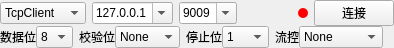
<?xml version="1.0" encoding="UTF-8"?>
<ui version="4.0">
 <class>VConnect</class>
 <widget class="QFrame" name="VConnect">
  <property name="geometry">
   <rect>
    <x>0</x>
    <y>0</y>
    <width>394</width>
    <height>48</height>
   </rect>
  </property>
  <property name="windowTitle">
   <string>Form</string>
  </property>
  <layout class="QVBoxLayout" name="verticalLayout">
   <property name="spacing">
    <number>0</number>
   </property>
   <property name="leftMargin">
    <number>0</number>
   </property>
   <property name="topMargin">
    <number>0</number>
   </property>
   <property name="rightMargin">
    <number>0</number>
   </property>
   <property name="bottomMargin">
    <number>0</number>
   </property>
   <item>
    <layout class="QHBoxLayout" name="horizontalLayout">
     <property name="spacing">
      <number>6</number>
     </property>
     <item>
      <widget class="QComboBox" name="comboBox_protocal">
       <item>
        <property name="text">
         <string>TcpClient</string>
        </property>
       </item>
       <item>
        <property name="text">
         <string>TcpServer</string>
        </property>
       </item>
       <item>
        <property name="text">
         <string>Udp</string>
        </property>
       </item>
       <item>
        <property name="text">
         <string>Serial</string>
        </property>
       </item>
      </widget>
     </item>
     <item>
      <widget class="QComboBox" name="comboBox_ip_or_baudrate">
       <property name="toolTip">
        <string> 填入服务器IP</string>
       </property>
       <property name="toolTipDuration">
        <number>1000</number>
       </property>
       <property name="statusTip">
        <string> 填入服务器IP</string>
       </property>
       <property name="editable">
        <bool>true</bool>
       </property>
       <property name="iconSize">
        <size>
         <width>16</width>
         <height>16</height>
        </size>
       </property>
       <property name="duplicatesEnabled">
        <bool>false</bool>
       </property>
       <item>
        <property name="text">
         <string>127.0.0.1</string>
        </property>
       </item>
      </widget>
     </item>
     <item>
      <widget class="QComboBox" name="comboBox_port_or_serialname">
       <property name="sizePolicy">
        <sizepolicy hsizetype="Minimum" vsizetype="Fixed">
         <horstretch>0</horstretch>
         <verstretch>0</verstretch>
        </sizepolicy>
       </property>
       <property name="toolTip">
        <string>填入服务器端口</string>
       </property>
       <property name="toolTipDuration">
        <number>1000</number>
       </property>
       <property name="statusTip">
        <string>填入服务器端口</string>
       </property>
       <property name="editable">
        <bool>true</bool>
       </property>
       <item>
        <property name="text">
         <string>9009</string>
        </property>
       </item>
      </widget>
     </item>
     <item>
      <spacer name="horizontalSpacer_2">
       <property name="orientation">
        <enum>Qt::Horizontal</enum>
       </property>
       <property name="sizeHint" stdset="0">
        <size>
         <width>117</width>
         <height>19</height>
        </size>
       </property>
      </spacer>
     </item>
     <item>
      <widget class="QLabel" name="label_state">
       <property name="minimumSize">
        <size>
         <width>10</width>
         <height>10</height>
        </size>
       </property>
       <property name="maximumSize">
        <size>
         <width>10</width>
         <height>10</height>
        </size>
       </property>
       <property name="styleSheet">
        <string notr="true">border-radius:5px;background-color: red;</string>
       </property>
       <property name="text">
        <string/>
       </property>
      </widget>
     </item>
     <item>
      <widget class="QPushButton" name="pushButton_connect">
       <property name="text">
        <string>连接</string>
       </property>
       <property name="checkable">
        <bool>true</bool>
       </property>
      </widget>
     </item>
    </layout>
   </item>
   <item>
    <widget class="QWidget" name="widget_serial_settings" native="true">
     <layout class="QHBoxLayout" name="horizontalLayout_2">
      <property name="leftMargin">
       <number>0</number>
      </property>
      <property name="topMargin">
       <number>0</number>
      </property>
      <property name="rightMargin">
       <number>0</number>
      </property>
      <property name="bottomMargin">
       <number>0</number>
      </property>
      <item>
       <layout class="QHBoxLayout" name="horizontalLayout_9">
        <property name="spacing">
         <number>0</number>
        </property>
        <item>
         <widget class="QLabel" name="label_data_bit">
          <property name="styleSheet">
           <string notr="true"/>
          </property>
          <property name="text">
           <string>数据位</string>
          </property>
         </widget>
        </item>
        <item>
         <widget class="QComboBox" name="comboBox_data_bit">
          <property name="toolTip">
           <string>数据位</string>
          </property>
          <item>
           <property name="text">
            <string>8</string>
           </property>
          </item>
          <item>
           <property name="text">
            <string>7</string>
           </property>
          </item>
          <item>
           <property name="text">
            <string>6</string>
           </property>
          </item>
          <item>
           <property name="text">
            <string>5</string>
           </property>
          </item>
         </widget>
        </item>
       </layout>
      </item>
      <item>
       <layout class="QHBoxLayout" name="horizontalLayout_10">
        <property name="spacing">
         <number>0</number>
        </property>
        <item>
         <widget class="QLabel" name="label_parity">
          <property name="styleSheet">
           <string notr="true"/>
          </property>
          <property name="text">
           <string>校验位</string>
          </property>
         </widget>
        </item>
        <item>
         <widget class="QComboBox" name="comboBox_parity">
          <item>
           <property name="text">
            <string>None</string>
           </property>
          </item>
          <item>
           <property name="text">
            <string>Old</string>
           </property>
          </item>
          <item>
           <property name="text">
            <string>Even</string>
           </property>
          </item>
          <item>
           <property name="text">
            <string>Mark</string>
           </property>
          </item>
          <item>
           <property name="text">
            <string>Space</string>
           </property>
          </item>
         </widget>
        </item>
       </layout>
      </item>
      <item>
       <layout class="QHBoxLayout" name="horizontalLayout_11">
        <property name="spacing">
         <number>0</number>
        </property>
        <item>
         <widget class="QLabel" name="label_stop_bit">
          <property name="styleSheet">
           <string notr="true"/>
          </property>
          <property name="text">
           <string>停止位</string>
          </property>
         </widget>
        </item>
        <item>
         <widget class="QComboBox" name="comboBox_stop_bit">
          <item>
           <property name="text">
            <string>1</string>
           </property>
          </item>
          <item>
           <property name="text">
            <string>1.5</string>
           </property>
          </item>
          <item>
           <property name="text">
            <string>2</string>
           </property>
          </item>
         </widget>
        </item>
       </layout>
      </item>
      <item>
       <layout class="QHBoxLayout" name="horizontalLayout_12">
        <property name="spacing">
         <number>0</number>
        </property>
        <item>
         <widget class="QLabel" name="label_flowctrl">
          <property name="styleSheet">
           <string notr="true"/>
          </property>
          <property name="text">
           <string>流控</string>
          </property>
         </widget>
        </item>
        <item>
         <widget class="QComboBox" name="comboBox_flowctrl">
          <item>
           <property name="text">
            <string>None</string>
           </property>
          </item>
          <item>
           <property name="text">
            <string>Hardware</string>
           </property>
          </item>
          <item>
           <property name="text">
            <string>Software</string>
           </property>
          </item>
         </widget>
        </item>
        <item>
         <spacer name="horizontalSpacer_5">
          <property name="orientation">
           <enum>Qt::Horizontal</enum>
          </property>
          <property name="sizeHint" stdset="0">
           <size>
            <width>40</width>
            <height>20</height>
           </size>
          </property>
         </spacer>
        </item>
       </layout>
      </item>
     </layout>
    </widget>
   </item>
  </layout>
 </widget>
 <resources/>
 <connections/>
</ui>
